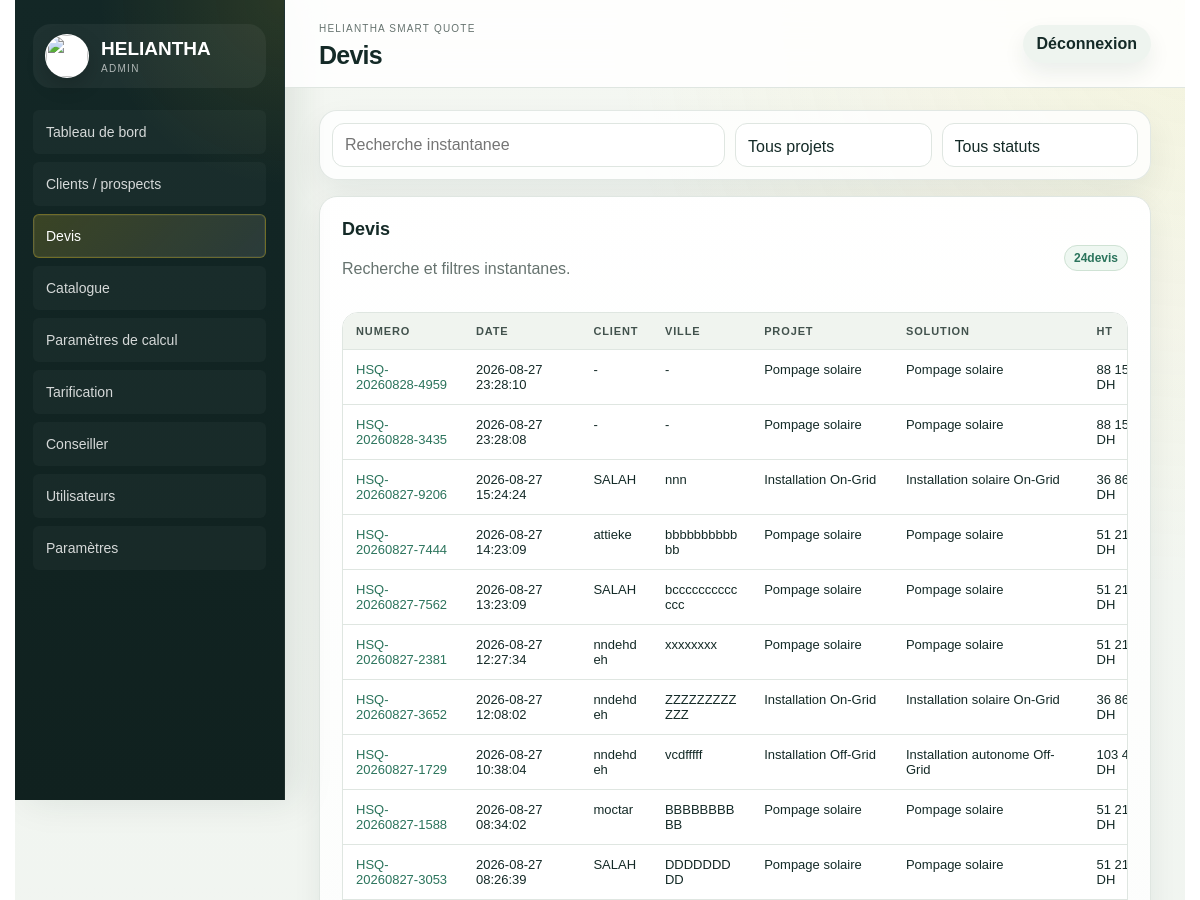
Before: /admin/devis (signed in, upper part) with the older database file.
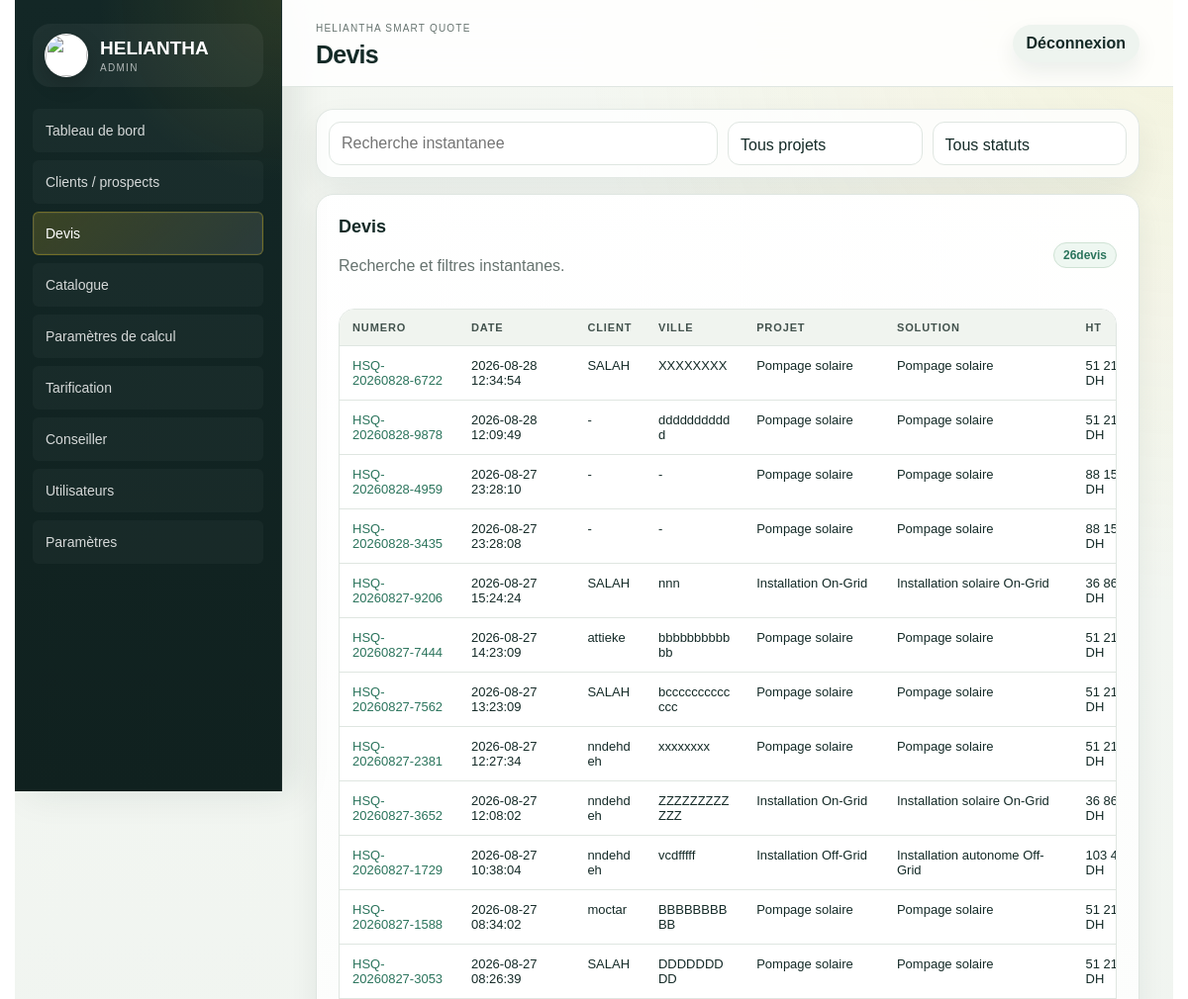
After: the same page with the newer database file.
### tables this page shows
CREATE TABLE quote_requests (
    id INTEGER PRIMARY KEY AUTOINCREMENT,
    quote_number TEXT NOT NULL UNIQUE,
    project TEXT NOT NULL,
    customer_name TEXT,
    phone TEXT,
    email TEXT,
    location TEXT,
    request_json TEXT NOT NULL,
    result_json TEXT NOT NULL,
    status TEXT NOT NULL DEFAULT 'Nouveau',
    created_at TEXT NOT NULL DEFAULT CURRENT_TIMESTAMP
, company TEXT, city TEXT, solution_name TEXT, amount_ht REAL, amount_ttc REAL, confidence INTEGER, reliability_json TEXT, calculation_detail_json TEXT, financial_breakdown_json TEXT, selected_equipment_json TEXT, calculator_versions_json TEXT, technical_parameters_json TEXT, quote_snapshot_json TEXT, technical_reference_json TEXT, updated_at TEXT, bom_json TEXT, technical_configuration_json TEXT, compatibility_json TEXT, product_selections_json TEXT, selected_offer_level TEXT);

### app/routes.py (the view)
@bp.get("/admin/devis")
def admin_quotes():
    quotes = list_quotes()
    return render_template(
        "admin/quotes.html",
        quotes=quotes,
        project_labels=PROJECT_LABELS,
        public_projects=PUBLIC_PROJECTS,
        statuses=QUOTE_STATUSES,
        filters=request.args,
    )

### app/db.py (called while the page is built)
def get_db():
    if "db" not in g:
        g.db = sqlite3.connect(current_app.config["DATABASE"])
        g.db.row_factory = sqlite3.Row
    return g.db

def ensure_schema(db=None):
    db = db or get_db()
    db.executescript(SCHEMA)
    _migrate_quote_requests(db)
    _migrate_products(db)
    _migrate_calculation_parameters(db)
    _migrate_public_tracking(db)
    _migrate_users(db)
    _migrate_advisor(db)
    _seed_defaults(db)
    db.commit()

def _migrate_quote_requests(db):
    existing = {row["name"] for row in db.execute("PRAGMA table_info(quote_requests)").fetchall()}
    for column, column_type in QUOTE_COLUMNS.items():
        if column not in existing:
            db.execute(f"ALTER TABLE quote_requests ADD COLUMN {column} {column_type}")

def _migrate_products(db):
    existing = {row["name"] for row in db.execute("PRAGMA table_info(products)").fetchall()}
    for column, column_type in PRODUCT_COLUMNS.items():
        if column not in existing:
            db.execute(f"ALTER TABLE products ADD COLUMN {column} {column_type}")
    db.execute(
        """CREATE INDEX IF NOT EXISTS idx_products_catalog_lookup
        ON products(active, category, brand, stock, priority)"""
    )

def _migrate_calculation_parameters(db):
    existing = {row["name"] for row in db.execute("PRAGMA table_info(calculation_parameters)").fetchall()}
    for column, column_type in CALCULATION_PARAMETER_COLUMNS.items():
        if column not in existing:
            db.execute(f"ALTER TABLE calculation_parameters ADD COLUMN {column} {column_type}")

def _migrate_public_tracking(db):
    db.execute(
        """CREATE INDEX IF NOT EXISTS idx_visit_requests_quote
        ON visit_requests(quote_id, created_at DESC)"""
    )
    db.execute(
        """CREATE INDEX IF NOT EXISTS idx_quote_client_events_quote
        ON quote_client_events(quote_id, created_at DESC)"""
    )

def dumps(value):
    return json.dumps(value, ensure_ascii=False)

### app/routes.py (called while the page is built)
@bp.before_app_request
def protect_admin():
    if not request.path.startswith("/admin"):
        return None
    if request.endpoint in {"main.admin_login"}:
        return None
    if session.get("admin_user"):
        return None
    return redirect(url_for("main.admin_login", next=request.full_path))

### templates/admin/quotes.html (shortened to what this page needs)
{% extends "admin/base.html" %}
{% block page_title %}Devis{% endblock %}
{% block content %}
<form class="filters quote-filters quote-filter-panel" method="get" data-live-quote-filters>
  <input name="q" value="{{ filters.get('q', '') }}" placeholder="Recherche instantanee">
  <select name="project" aria-label="Projet">
    <option value="">Tous projets</option>
  </select>
  <select name="status" aria-label="Statut">
    <option value="">Tous statuts</option>
  </select>
</form>
<section class="panel quotes-panel">
  <div class="panel-head">
    <div>
      <h2>Devis</h2>
      <p class="muted">Recherche et filtres instantanes.</p>
    </div>
    <span class="status"><span data-live-quote-count>{{ quotes|length }}</span> devis</span>
  </div>
  <div class="table-wrap quotes-table-wrap">
    <table>
      <thead>
        <tr>
          <th>Numero</th>
          <th>Date</th>
          <th>Client</th>
          <th>Ville</th>
          <th>Projet</th>
          <th>Solution</th>
          <th>HT</th>
        </tr>
      </thead>
      <tbody>
        {% for q in quotes %}
        <tr
          data-quote-row
          data-project="{{ q.project or '' }}"
          data-status="{{ q.status or '' }}"
          data-search="{{ [q.quote_number, q.customer_name, q.phone, q.email, q.location, q.city, project_labels.get(q.project, q.project), q.solution_name, q.status]|select|join(' ')|lower }}"
        >
          <td><a href="{{ url_for('main.admin_quote_detail', quote_id=q.id) }}">{{ q.quote_number }}</a></td>
          <td>{{ q.created_at }}</td>
          <td>{{ q.customer_name or "-" }}</td>
          <td>{{ q.location or q.city or "-" }}</td>
          <td>{{ project_labels.get(q.project, q.project) }}</td>
          <td>{{ q.solution_name or "-" }}</td>
          <td>{{ "{:,.0f}".format(q.amount_ht or 0).replace(",", " ") }} DH</td>
        </tr>
        {% else %}
        <tr data-quote-empty><td colspan="8">Aucun devis trouve.</td></tr>
        {% endfor %}
      </tbody>
    </table>
  </div>
</section>
{% endblock %}

### templates/admin/base.html (shortened to what this page needs)
<!doctype html>
<html lang="fr">
<head>
  <link rel="stylesheet" href="{{ url_for('static', filename='css/admin.css') }}?v=20260828-1">
</head>
<body class="admin-app">
  <aside class="admin-sidebar" id="admin-sidebar">
    <a class="admin-brand" href="{{ url_for('main.admin_dashboard') }}">
      <span class="admin-mark" aria-hidden="true"><img class="admin-logo" src="{{ url_for('main.brand_image') }}" alt=""></span>
      <div><b>HELIANTHA</b><small>ADMIN</small></div>
    </a>
    <nav>
      <a class="admin-nav-link{% if request.endpoint == 'main.admin_dashboard' %} active{% endif %}" href="{{ url_for('main.admin_dashboard') }}">Tableau de bord</a>
      <a class="admin-nav-link{% if request.endpoint == 'main.admin_prospects' %} active{% endif %}" href="{{ url_for('main.admin_prospects') }}">Clients / prospects</a>
      <a class="admin-nav-link{% if request.endpoint == 'main.admin_quotes' %} active{% endif %}" href="{{ url_for('main.admin_quotes') }}">Devis</a>
      <a class="admin-nav-link{% if request.endpoint == 'main.admin_catalog' %} active{% endif %}" href="{{ url_for('main.admin_catalog') }}">Catalogue</a>
      <a class="admin-nav-link{% if request.endpoint == 'main.admin_calculation_parameters' %} active{% endif %}" href="{{ url_for('main.admin_calculation_parameters') }}">Paramètres de calcul</a>
      <a class="admin-nav-link{% if request.endpoint == 'main.admin_pricing' %} active{% endif %}" href="{{ url_for('main.admin_pricing') }}">Tarification</a>
      <a class="admin-nav-link{% if request.endpoint == 'main.admin_advisor' %} active{% endif %}" href="{{ url_for('main.admin_advisor') }}">Conseiller</a>
      <a class="admin-nav-link{% if request.endpoint == 'main.admin_users' %} active{% endif %}" href="{{ url_for('main.admin_users') }}">Utilisateurs</a>
      <a class="admin-nav-link{% if request.endpoint == 'main.admin_settings' %} active{% endif %}" href="{{ url_for('main.admin_settings') }}">Paramètres</a>
    </nav>
  </aside>
  <div class="admin-main">
    <header class="admin-topbar">
      <div>
        <small>HELIANTHA Smart Quote</small>
        <h1>{% block page_title %}Administration{% endblock %}</h1>
      </div>
      <div class="admin-topbar-actions">
        <form method="post" action="{{ url_for('main.admin_logout') }}">
          <button class="ghost-button" type="submit">Déconnexion</button>
        </form>
      </div>
    </header>
    <main class="admin-content">
      {% block content %}{% endblock %}
    </main>
  </div>
</body>
</html>

Changed rows visible on the page:
added quote_requests: quote_number "HSQ-20260828-6722", created_at "2026-08-28 12:34:54", customer_name "SALAH", location "XXXXXXXX", get "Pompage solaire", solution_name "Pompage solaire", amount_ht "51…"
added quote_requests: quote_number "HSQ-20260828-9878", created_at "2026-08-28 12:09:49", customer_name "-", location "ddddddddddd", get "Pompage solaire", solution_name "Pompage solaire", amount_ht "51…"
Other visible differences:
{{ quotes|length }}: "24" → "26"
